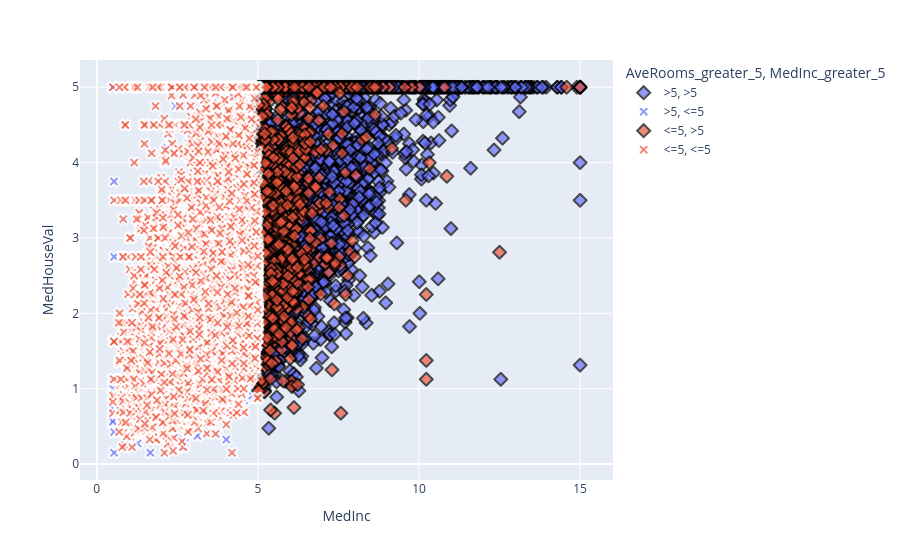

Notebook source saved alongside this figure:
### Markdown cell above
Plotly jest w pełni modyfikowalne

### Code cell
fig = px.scatter(
    housing,
    x="MedInc",
    y="MedHouseVal",
    color="AveRooms_greater_5",
    symbol="MedInc_greater_5",
    opacity=0.7
)

symbol_styles = {
    ">5":  dict(symbol="diamond", line=dict(width=2, color="black"), size=10),
    "<=5": dict(symbol="x", line=dict(width=2, color="white"), size=10),
}

for trace in fig.data:
    _, symbol_cat = trace.name.split(", ")
    if symbol_cat in symbol_styles:
        trace.marker.update(**symbol_styles[symbol_cat])

fig.show()

### Figure 1 — Plotly figure (JSON) as saved in the notebook; plotly's stock layout.template omitted (floating-point values rounded to 4 significant figures; data arrays with more than 128 entries replaced by an {"elided": "..."} marker saying what was removed)
{"data": [{"hovertemplate": "AveRooms_greater_5=>5<br>MedInc_greater_5=>5<br>MedInc=%{x}<br>MedHouseVal=%{y}<extra></extra>", "legendgroup": ">5, >5", "marker": {"color": "#636efa", "line": {"color": "black", "width": 2}, "opacity": 0.7, "size": 10, "symbol": "diamond"}, "mode": "markers", "name": ">5, >5", "showlegend": true, "type": "scattergl", "x": {"elided": "3216 float values"}, "xaxis": "x", "y": {"elided": "3216 float values"}, "yaxis": "y"}, {"hovertemplate": "AveRooms_greater_5=>5<br>MedInc_greater_5=<=5<br>MedInc=%{x}<br>MedHouseVal=%{y}<extra></extra>", "legendgroup": ">5, <=5", "marker": {"color": "#636efa", "line": {"color": "white", "width": 2}, "opacity": 0.7, "size": 10, "symbol": "x"}, "mode": "markers", "name": ">5, <=5", "showlegend": true, "type": "scattergl", "x": {"elided": "2211 float values"}, "xaxis": "x", "y": {"elided": "2211 float values"}, "yaxis": "y"}, {"hovertemplate": "AveRooms_greater_5=<=5<br>MedInc_greater_5=>5<br>MedInc=%{x}<br>MedHouseVal=%{y}<extra></extra>", "legendgroup": "<=5, >5", "marker": {"color": "#EF553B", "line": {"color": "black", "width": 2}, "opacity": 0.7, "size": 10, "symbol": "diamond"}, "mode": "markers", "name": "<=5, >5", "showlegend": true, "type": "scattergl", "x": {"elided": "1273 float values"}, "xaxis": "x", "y": {"elided": "1273 float values"}, "yaxis": "y"}, {"hovertemplate": "AveRooms_greater_5=<=5<br>MedInc_greater_5=<=5<br>MedInc=%{x}<br>MedHouseVal=%{y}<extra></extra>", "legendgroup": "<=5, <=5", "marker": {"color": "#EF553B", "line": {"color": "white", "width": 2}, "opacity": 0.7, "size": 10, "symbol": "x"}, "mode": "markers", "name": "<=5, <=5", "showlegend": true, "type": "scattergl", "x": {"elided": "13940 float values"}, "xaxis": "x", "y": {"elided": "13940 float values"}, "yaxis": "y"}], "layout": {"legend": {"title": {"text": "AveRooms_greater_5, MedInc_greater_5"}, "tracegroupgap": 0}, "margin": {"t": 60}, "xaxis": {"anchor": "y", "domain": [0, 1], "title": {"text": "MedInc"}}, "yaxis": {"anchor": "x", "domain": [0, 1], "title": {"text": "MedHouseVal"}}}}
